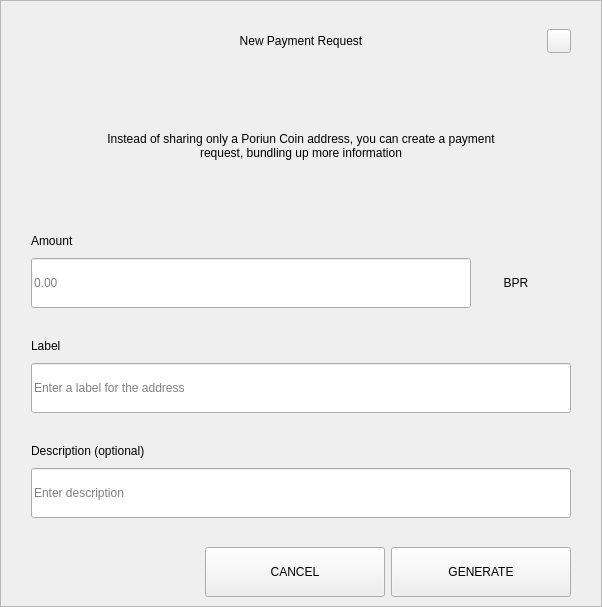
<?xml version="1.0" encoding="UTF-8"?>
<ui version="4.0">
 <class>RequestDialog</class>
 <widget class="QDialog" name="RequestDialog">
  <property name="geometry">
   <rect>
    <x>0</x>
    <y>0</y>
    <width>602</width>
    <height>607</height>
   </rect>
  </property>
  <property name="windowTitle">
   <string>Dialog</string>
  </property>
  <layout class="QVBoxLayout" name="verticalLayout_5">
   <property name="spacing">
    <number>0</number>
   </property>
   <property name="leftMargin">
    <number>0</number>
   </property>
   <property name="topMargin">
    <number>0</number>
   </property>
   <property name="rightMargin">
    <number>0</number>
   </property>
   <property name="bottomMargin">
    <number>0</number>
   </property>
   <item>
    <widget class="QFrame" name="frame">
     <property name="styleSheet">
      <string notr="true"/>
     </property>
     <property name="frameShape">
      <enum>QFrame::StyledPanel</enum>
     </property>
     <property name="frameShadow">
      <enum>QFrame::Raised</enum>
     </property>
     <layout class="QVBoxLayout" name="verticalLayout_4" stretch="1,0,0">
      <property name="spacing">
       <number>0</number>
      </property>
      <property name="leftMargin">
       <number>30</number>
      </property>
      <property name="topMargin">
       <number>20</number>
      </property>
      <property name="rightMargin">
       <number>30</number>
      </property>
      <property name="bottomMargin">
       <number>0</number>
      </property>
      <item>
       <layout class="QHBoxLayout" name="horizontalLayout_3">
        <property name="spacing">
         <number>0</number>
        </property>
        <item>
         <spacer name="horizontalSpacer_21">
          <property name="orientation">
           <enum>Qt::Horizontal</enum>
          </property>
          <property name="sizeHint" stdset="0">
           <size>
            <width>40</width>
            <height>20</height>
           </size>
          </property>
         </spacer>
        </item>
        <item>
         <widget class="QLabel" name="labelTitle">
          <property name="minimumSize">
           <size>
            <width>0</width>
            <height>40</height>
           </size>
          </property>
          <property name="maximumSize">
           <size>
            <width>16777215</width>
            <height>40</height>
           </size>
          </property>
          <property name="styleSheet">
           <string notr="true">padding-left:24px;</string>
          </property>
          <property name="text">
           <string>New Payment Request</string>
          </property>
          <property name="alignment">
           <set>Qt::AlignCenter</set>
          </property>
          <property name="margin">
           <number>7</number>
          </property>
         </widget>
        </item>
        <item>
         <spacer name="horizontalSpacer">
          <property name="orientation">
           <enum>Qt::Horizontal</enum>
          </property>
          <property name="sizeHint" stdset="0">
           <size>
            <width>40</width>
            <height>20</height>
           </size>
          </property>
         </spacer>
        </item>
        <item>
         <widget class="QPushButton" name="btnEsc">
          <property name="minimumSize">
           <size>
            <width>24</width>
            <height>24</height>
           </size>
          </property>
          <property name="maximumSize">
           <size>
            <width>24</width>
            <height>24</height>
           </size>
          </property>
          <property name="focusPolicy">
           <enum>Qt::NoFocus</enum>
          </property>
          <property name="text">
           <string/>
          </property>
         </widget>
        </item>
       </layout>
      </item>
      <item>
       <widget class="QStackedWidget" name="stack">
        <property name="minimumSize">
         <size>
          <width>540</width>
          <height>0</height>
         </size>
        </property>
        <property name="maximumSize">
         <size>
          <width>540</width>
          <height>16777215</height>
         </size>
        </property>
        <property name="currentIndex">
         <number>0</number>
        </property>
        <widget class="QWidget" name="page_1">
         <property name="minimumSize">
          <size>
           <width>540</width>
           <height>0</height>
          </size>
         </property>
         <property name="maximumSize">
          <size>
           <width>540</width>
           <height>16777215</height>
          </size>
         </property>
         <layout class="QVBoxLayout" name="layout1">
          <property name="spacing">
           <number>0</number>
          </property>
          <property name="leftMargin">
           <number>0</number>
          </property>
          <property name="topMargin">
           <number>0</number>
          </property>
          <property name="rightMargin">
           <number>0</number>
          </property>
          <property name="bottomMargin">
           <number>0</number>
          </property>
          <item>
           <spacer name="verticalSpacer_21">
            <property name="orientation">
             <enum>Qt::Vertical</enum>
            </property>
            <property name="sizeType">
             <enum>QSizePolicy::Fixed</enum>
            </property>
            <property name="sizeHint" stdset="0">
             <size>
              <width>20</width>
              <height>30</height>
             </size>
            </property>
           </spacer>
          </item>
          <item alignment="Qt::AlignHCenter">
           <widget class="QLabel" name="labelMessage">
            <property name="minimumSize">
             <size>
              <width>400</width>
              <height>50</height>
             </size>
            </property>
            <property name="text">
             <string>Instead of sharing only a Poriun Coin address, you can create a payment request, bundling up more information</string>
            </property>
            <property name="alignment">
             <set>Qt::AlignCenter</set>
            </property>
            <property name="wordWrap">
             <bool>true</bool>
            </property>
           </widget>
          </item>
          <item alignment="Qt::AlignBottom">
           <widget class="QWidget" name="containerAmount" native="true">
            <layout class="QVBoxLayout" name="verticalLayout">
             <property name="spacing">
              <number>9</number>
             </property>
             <property name="leftMargin">
              <number>0</number>
             </property>
             <property name="topMargin">
              <number>0</number>
             </property>
             <property name="rightMargin">
              <number>0</number>
             </property>
             <property name="bottomMargin">
              <number>0</number>
             </property>
             <item>
              <widget class="QLabel" name="labelSubtitleAmount">
               <property name="minimumSize">
                <size>
                 <width>350</width>
                 <height>16</height>
                </size>
               </property>
               <property name="maximumSize">
                <size>
                 <width>16777215</width>
                 <height>16</height>
                </size>
               </property>
               <property name="text">
                <string>Amount</string>
               </property>
              </widget>
             </item>
             <item alignment="Qt::AlignTop">
              <widget class="QWidget" name="layoutAmount" native="true">
               <layout class="QHBoxLayout" name="horizontalLayout" stretch="2,0">
                <property name="spacing">
                 <number>0</number>
                </property>
                <property name="leftMargin">
                 <number>0</number>
                </property>
                <property name="topMargin">
                 <number>0</number>
                </property>
                <property name="rightMargin">
                 <number>0</number>
                </property>
                <property name="bottomMargin">
                 <number>0</number>
                </property>
                <item>
                 <widget class="QLineEdit" name="lineEditAmount">
                  <property name="minimumSize">
                   <size>
                    <width>0</width>
                    <height>50</height>
                   </size>
                  </property>
                  <property name="maximumSize">
                   <size>
                    <width>16777215</width>
                    <height>50</height>
                   </size>
                  </property>
                  <property name="placeholderText">
                   <string notr="true">0.00</string>
                  </property>
                 </widget>
                </item>
                <item>
                 <widget class="QWidget" name="comboContainer" native="true">
                  <property name="minimumSize">
                   <size>
                    <width>100</width>
                    <height>50</height>
                   </size>
                  </property>
                  <property name="maximumSize">
                   <size>
                    <width>16777215</width>
                    <height>50</height>
                   </size>
                  </property>
                  <layout class="QHBoxLayout" name="horizontalLayout_31">
                   <property name="spacing">
                    <number>0</number>
                   </property>
                   <property name="leftMargin">
                    <number>0</number>
                   </property>
                   <property name="topMargin">
                    <number>0</number>
                   </property>
                   <property name="rightMargin">
                    <number>10</number>
                   </property>
                   <property name="bottomMargin">
                    <number>0</number>
                   </property>
                   <item>
                    <widget class="QLabel" name="comboBoxCoin">
                     <property name="text">
                      <string>BPR</string>
                     </property>
                     <property name="alignment">
                      <set>Qt::AlignCenter</set>
                     </property>
                    </widget>
                   </item>
                  </layout>
                 </widget>
                </item>
               </layout>
              </widget>
             </item>
            </layout>
           </widget>
          </item>
          <item>
           <spacer name="verticalSpacer_31">
            <property name="orientation">
             <enum>Qt::Vertical</enum>
            </property>
            <property name="sizeType">
             <enum>QSizePolicy::Fixed</enum>
            </property>
            <property name="sizeHint" stdset="0">
             <size>
              <width>20</width>
              <height>30</height>
             </size>
            </property>
           </spacer>
          </item>
          <item>
           <layout class="QVBoxLayout" name="verticalLayoutLabel">
            <property name="spacing">
             <number>9</number>
            </property>
            <item>
             <widget class="QLabel" name="labelSubtitleLabel">
              <property name="minimumSize">
               <size>
                <width>0</width>
                <height>16</height>
               </size>
              </property>
              <property name="maximumSize">
               <size>
                <width>16777215</width>
                <height>16</height>
               </size>
              </property>
              <property name="text">
               <string>Label</string>
              </property>
             </widget>
            </item>
            <item>
             <widget class="QLineEdit" name="lineEditLabel">
              <property name="minimumSize">
               <size>
                <width>0</width>
                <height>50</height>
               </size>
              </property>
              <property name="maximumSize">
               <size>
                <width>16777215</width>
                <height>50</height>
               </size>
              </property>
              <property name="placeholderText">
               <string>Enter a label for the address</string>
              </property>
             </widget>
            </item>
           </layout>
          </item>
          <item>
           <spacer name="verticalSpacer_34">
            <property name="orientation">
             <enum>Qt::Vertical</enum>
            </property>
            <property name="sizeType">
             <enum>QSizePolicy::Fixed</enum>
            </property>
            <property name="sizeHint" stdset="0">
             <size>
              <width>20</width>
              <height>30</height>
             </size>
            </property>
           </spacer>
          </item>
          <item>
           <layout class="QVBoxLayout" name="verticalLayoutDescription">
            <property name="spacing">
             <number>9</number>
            </property>
            <item>
             <widget class="QLabel" name="labelSubtitleDescription">
              <property name="minimumSize">
               <size>
                <width>0</width>
                <height>16</height>
               </size>
              </property>
              <property name="maximumSize">
               <size>
                <width>16777215</width>
                <height>16</height>
               </size>
              </property>
              <property name="text">
               <string>Description (optional)</string>
              </property>
             </widget>
            </item>
            <item>
             <widget class="QLineEdit" name="lineEditDescription">
              <property name="minimumSize">
               <size>
                <width>0</width>
                <height>50</height>
               </size>
              </property>
              <property name="maximumSize">
               <size>
                <width>16777215</width>
                <height>50</height>
               </size>
              </property>
              <property name="placeholderText">
               <string>Enter description</string>
              </property>
             </widget>
            </item>
            <item>
             <spacer name="verticalSpacer_4">
              <property name="orientation">
               <enum>Qt::Vertical</enum>
              </property>
              <property name="sizeType">
               <enum>QSizePolicy::Fixed</enum>
              </property>
              <property name="sizeHint" stdset="0">
               <size>
                <width>20</width>
                <height>20</height>
               </size>
              </property>
             </spacer>
            </item>
           </layout>
          </item>
         </layout>
        </widget>
        <widget class="QWidget" name="page_2">
         <layout class="QVBoxLayout" name="layout2">
          <item>
           <spacer name="verticalSpacer_5">
            <property name="orientation">
             <enum>Qt::Vertical</enum>
            </property>
            <property name="sizeType">
             <enum>QSizePolicy::Fixed</enum>
            </property>
            <property name="sizeHint" stdset="0">
             <size>
              <width>20</width>
              <height>50</height>
             </size>
            </property>
           </spacer>
          </item>
          <item alignment="Qt::AlignHCenter">
           <widget class="QLabel" name="labelQrImg">
            <property name="minimumSize">
             <size>
              <width>260</width>
              <height>260</height>
             </size>
            </property>
            <property name="maximumSize">
             <size>
              <width>260</width>
              <height>260</height>
             </size>
            </property>
            <property name="text">
             <string/>
            </property>
            <property name="alignment">
             <set>Qt::AlignCenter</set>
            </property>
           </widget>
          </item>
          <item>
           <spacer name="verticalSpacer_2">
            <property name="orientation">
             <enum>Qt::Vertical</enum>
            </property>
            <property name="sizeType">
             <enum>QSizePolicy::Fixed</enum>
            </property>
            <property name="sizeHint" stdset="0">
             <size>
              <width>20</width>
              <height>30</height>
             </size>
            </property>
           </spacer>
          </item>
          <item alignment="Qt::AlignHCenter">
           <widget class="QLabel" name="labelAddress">
            <property name="text">
             <string>M6tGR83SQbie1SW72hjcWJvFfip5krte2Z </string>
            </property>
           </widget>
          </item>
          <item>
           <spacer name="verticalSpacer_32">
            <property name="orientation">
             <enum>Qt::Vertical</enum>
            </property>
            <property name="sizeType">
             <enum>QSizePolicy::Expanding</enum>
            </property>
            <property name="sizeHint" stdset="0">
             <size>
              <width>20</width>
              <height>20</height>
             </size>
            </property>
           </spacer>
          </item>
          <item>
           <layout class="QHBoxLayout" name="horizontal">
            <property name="leftMargin">
             <number>20</number>
            </property>
            <property name="rightMargin">
             <number>20</number>
            </property>
            <property name="bottomMargin">
             <number>20</number>
            </property>
            <item>
             <spacer name="horizontalSpacer_4">
              <property name="orientation">
               <enum>Qt::Horizontal</enum>
              </property>
              <property name="sizeHint" stdset="0">
               <size>
                <width>40</width>
                <height>20</height>
               </size>
              </property>
             </spacer>
            </item>
            <item>
             <widget class="QPushButton" name="btnCopyAddress">
              <property name="minimumSize">
               <size>
                <width>180</width>
                <height>50</height>
               </size>
              </property>
              <property name="text">
               <string>COPY ADDRESS</string>
              </property>
             </widget>
            </item>
            <item>
             <widget class="QPushButton" name="btnCopyUrl">
              <property name="minimumSize">
               <size>
                <width>180</width>
                <height>50</height>
               </size>
              </property>
              <property name="text">
               <string>COPY URL</string>
              </property>
             </widget>
            </item>
            <item>
             <spacer name="horizontalSpacer_2">
              <property name="orientation">
               <enum>Qt::Horizontal</enum>
              </property>
              <property name="sizeHint" stdset="0">
               <size>
                <width>40</width>
                <height>20</height>
               </size>
              </property>
             </spacer>
            </item>
           </layout>
          </item>
         </layout>
        </widget>
       </widget>
      </item>
      <item>
       <widget class="QWidget" name="buttonsStack" native="true">
        <layout class="QHBoxLayout" name="horizontalLayout_5">
         <property name="leftMargin">
          <number>20</number>
         </property>
         <property name="rightMargin">
          <number>0</number>
         </property>
         <item>
          <spacer name="horizontalSpacer_41">
           <property name="orientation">
            <enum>Qt::Horizontal</enum>
           </property>
           <property name="sizeHint" stdset="0">
            <size>
             <width>40</width>
             <height>20</height>
            </size>
           </property>
          </spacer>
         </item>
         <item>
          <widget class="QPushButton" name="btnCancel">
           <property name="minimumSize">
            <size>
             <width>180</width>
             <height>50</height>
            </size>
           </property>
           <property name="focusPolicy">
            <enum>Qt::NoFocus</enum>
           </property>
           <property name="text">
            <string>CANCEL</string>
           </property>
          </widget>
         </item>
         <item>
          <widget class="QPushButton" name="btnSave">
           <property name="minimumSize">
            <size>
             <width>180</width>
             <height>50</height>
            </size>
           </property>
           <property name="focusPolicy">
            <enum>Qt::NoFocus</enum>
           </property>
           <property name="text">
            <string>GENERATE</string>
           </property>
          </widget>
         </item>
        </layout>
       </widget>
      </item>
     </layout>
    </widget>
   </item>
  </layout>
 </widget>
 <resources/>
 <connections/>
</ui>
